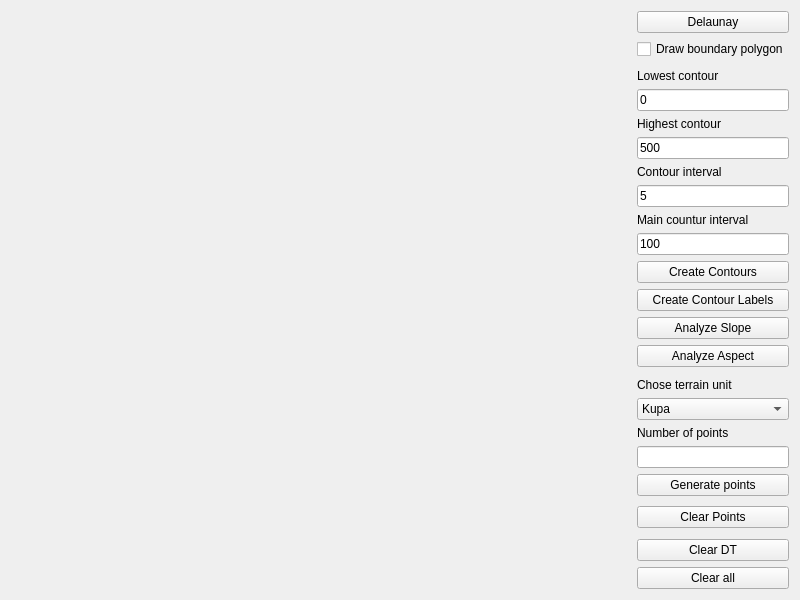
<?xml version="1.0" encoding="UTF-8"?>
<ui version="4.0">
 <class>Widget</class>
 <widget class="QWidget" name="Widget">
  <property name="geometry">
   <rect>
    <x>0</x>
    <y>0</y>
    <width>800</width>
    <height>600</height>
   </rect>
  </property>
  <property name="windowTitle">
   <string>DTM</string>
  </property>
  <layout class="QHBoxLayout" name="horizontalLayout">
   <item>
    <widget class="Draw" name="Canvas" native="true">
     <property name="sizePolicy">
      <sizepolicy hsizetype="Preferred" vsizetype="Preferred">
       <horstretch>1</horstretch>
       <verstretch>1</verstretch>
      </sizepolicy>
     </property>
    </widget>
   </item>
   <item>
    <layout class="QVBoxLayout" name="verticalLayout">
     <item>
      <widget class="QPushButton" name="pushButton">
       <property name="text">
        <string>Delaunay</string>
       </property>
      </widget>
     </item>
     <item>
      <widget class="QCheckBox" name="checkBox">
       <property name="text">
        <string>Draw boundary polygon</string>
       </property>
      </widget>
     </item>
     <item>
      <layout class="QVBoxLayout" name="verticalLayout_2"/>
     </item>
     <item>
      <spacer name="verticalSpacer_3">
       <property name="orientation">
        <enum>Qt::Vertical</enum>
       </property>
       <property name="sizeHint" stdset="0">
        <size>
         <width>20</width>
         <height>40</height>
        </size>
       </property>
      </spacer>
     </item>
     <item>
      <widget class="QLabel" name="label">
       <property name="text">
        <string>Lowest contour</string>
       </property>
      </widget>
     </item>
     <item>
      <widget class="QLineEdit" name="lineEdit">
       <property name="text">
        <string>0</string>
       </property>
      </widget>
     </item>
     <item>
      <widget class="QLabel" name="label_2">
       <property name="text">
        <string>Highest contour</string>
       </property>
      </widget>
     </item>
     <item>
      <widget class="QLineEdit" name="lineEdit_2">
       <property name="text">
        <string>500</string>
       </property>
      </widget>
     </item>
     <item>
      <widget class="QLabel" name="label_3">
       <property name="text">
        <string>Contour interval</string>
       </property>
      </widget>
     </item>
     <item>
      <widget class="QLineEdit" name="lineEdit_3">
       <property name="text">
        <string>5</string>
       </property>
      </widget>
     </item>
     <item>
      <widget class="QLabel" name="label_6">
       <property name="text">
        <string>Main countur interval</string>
       </property>
      </widget>
     </item>
     <item>
      <widget class="QLineEdit" name="lineEdit_5">
       <property name="text">
        <string>100</string>
       </property>
      </widget>
     </item>
     <item>
      <widget class="QPushButton" name="pushButton_4">
       <property name="text">
        <string>Create Contours</string>
       </property>
      </widget>
     </item>
     <item>
      <widget class="QPushButton" name="pushButton_7">
       <property name="text">
        <string>Create Contour Labels</string>
       </property>
      </widget>
     </item>
     <item>
      <widget class="QPushButton" name="pushButton_5">
       <property name="text">
        <string>Analyze Slope</string>
       </property>
      </widget>
     </item>
     <item>
      <widget class="QPushButton" name="pushButton_6">
       <property name="text">
        <string>Analyze Aspect</string>
       </property>
      </widget>
     </item>
     <item>
      <spacer name="verticalSpacer_4">
       <property name="orientation">
        <enum>Qt::Vertical</enum>
       </property>
       <property name="sizeHint" stdset="0">
        <size>
         <width>20</width>
         <height>40</height>
        </size>
       </property>
      </spacer>
     </item>
     <item>
      <widget class="QLabel" name="label_4">
       <property name="text">
        <string>Chose terrain unit</string>
       </property>
      </widget>
     </item>
     <item>
      <widget class="QComboBox" name="comboBox">
       <item>
        <property name="text">
         <string>Kupa</string>
        </property>
       </item>
       <item>
        <property name="text">
         <string>Ridge</string>
        </property>
       </item>
       <item>
        <property name="text">
         <string>Valley</string>
        </property>
       </item>
       <item>
        <property name="text">
         <string>Settling</string>
        </property>
       </item>
       <item>
        <property name="text">
         <string>Random points</string>
        </property>
       </item>
      </widget>
     </item>
     <item>
      <widget class="QLabel" name="label_5">
       <property name="text">
        <string>Number of points</string>
       </property>
      </widget>
     </item>
     <item>
      <widget class="QLineEdit" name="lineEdit_4"/>
     </item>
     <item>
      <widget class="QPushButton" name="pushButton_8">
       <property name="text">
        <string>Generate points</string>
       </property>
      </widget>
     </item>
     <item>
      <spacer name="verticalSpacer">
       <property name="orientation">
        <enum>Qt::Vertical</enum>
       </property>
       <property name="sizeHint" stdset="0">
        <size>
         <width>20</width>
         <height>40</height>
        </size>
       </property>
      </spacer>
     </item>
     <item>
      <widget class="QPushButton" name="pushButton_2">
       <property name="text">
        <string>Clear Points</string>
       </property>
      </widget>
     </item>
     <item>
      <spacer name="verticalSpacer_2">
       <property name="orientation">
        <enum>Qt::Vertical</enum>
       </property>
       <property name="sizeHint" stdset="0">
        <size>
         <width>20</width>
         <height>40</height>
        </size>
       </property>
      </spacer>
     </item>
     <item>
      <widget class="QPushButton" name="pushButton_3">
       <property name="text">
        <string>Clear DT</string>
       </property>
      </widget>
     </item>
     <item>
      <widget class="QPushButton" name="pushButton_9">
       <property name="text">
        <string>Clear all</string>
       </property>
      </widget>
     </item>
    </layout>
   </item>
  </layout>
 </widget>
 <customwidgets>
  <customwidget>
   <class>Draw</class>
   <extends>QWidget</extends>
   <header>draw.h</header>
   <container>1</container>
  </customwidget>
 </customwidgets>
 <resources/>
 <connections/>
</ui>
